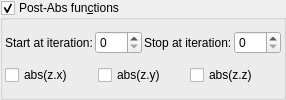
    <widget class="MyGroupBox" name="groupCheck_transf_function_enabledF_false">
     <property name="title">
      <string>Post-Abs fun&amp;ctions</string>
     </property>
     <property name="checkable">
      <bool>true</bool>
     </property>
     <layout class="QVBoxLayout" name="verticalLayout_18" stretch="0,0">
      <property name="spacing">
       <number>2</number>
      </property>
      <property name="leftMargin">
       <number>2</number>
      </property>
      <property name="topMargin">
       <number>2</number>
      </property>
      <property name="rightMargin">
       <number>2</number>
      </property>
      <property name="bottomMargin">
       <number>2</number>
      </property>
      <item>
       <layout class="QGridLayout" name="gridLayout_77">
        <property name="spacing">
         <number>2</number>
        </property>
        <item row="1" column="3">
         <widget class="MySpinBox" name="spinboxInt_transf_stop_iterations_F">
          <property name="sizePolicy">
           <sizepolicy hsizetype="Minimum" vsizetype="Maximum">
            <horstretch>0</horstretch>
            <verstretch>0</verstretch>
           </sizepolicy>
          </property>
          <property name="maximum">
           <number>999</number>
          </property>
         </widget>
        </item>
        <item row="1" column="1">
         <widget class="MySpinBox" name="spinboxInt_transf_start_iterations_F">
          <property name="sizePolicy">
           <sizepolicy hsizetype="Minimum" vsizetype="Maximum">
            <horstretch>0</horstretch>
            <verstretch>0</verstretch>
           </sizepolicy>
          </property>
          <property name="maximum">
           <number>999</number>
          </property>
         </widget>
        </item>
        <item row="1" column="0">
         <widget class="QLabel" name="label_264">
          <property name="text">
           <string>Start at iteration:</string>
          </property>
         </widget>
        </item>
        <item row="1" column="2">
         <widget class="QLabel" name="label_257">
          <property name="text">
           <string>Stop at iteration:</string>
          </property>
         </widget>
        </item>
       </layout>
      </item>
      <item>
       <layout class="QGridLayout" name="gridLayout_78" columnstretch="0,0,0,0">
        <property name="spacing">
         <number>2</number>
        </property>
        <item row="0" column="1">
         <widget class="MyCheckBox" name="checkBox_transf_function_enabledBx_false">
          <property name="text">
           <string notr="true">abs(z.x)</string>
          </property>
         </widget>
        </item>
        <item row="0" column="2">
         <widget class="MyCheckBox" name="checkBox_transf_function_enabledBy_false">
          <property name="text">
           <string notr="true">abs(z.y)</string>
          </property>
         </widget>
        </item>
        <item row="0" column="3">
         <widget class="MyCheckBox" name="checkBox_transf_function_enabledBz_false">
          <property name="text">
           <string notr="true">abs(z.z)</string>
          </property>
         </widget>
        </item>
       </layout>
      </item>
     </layout>
    </widget>
